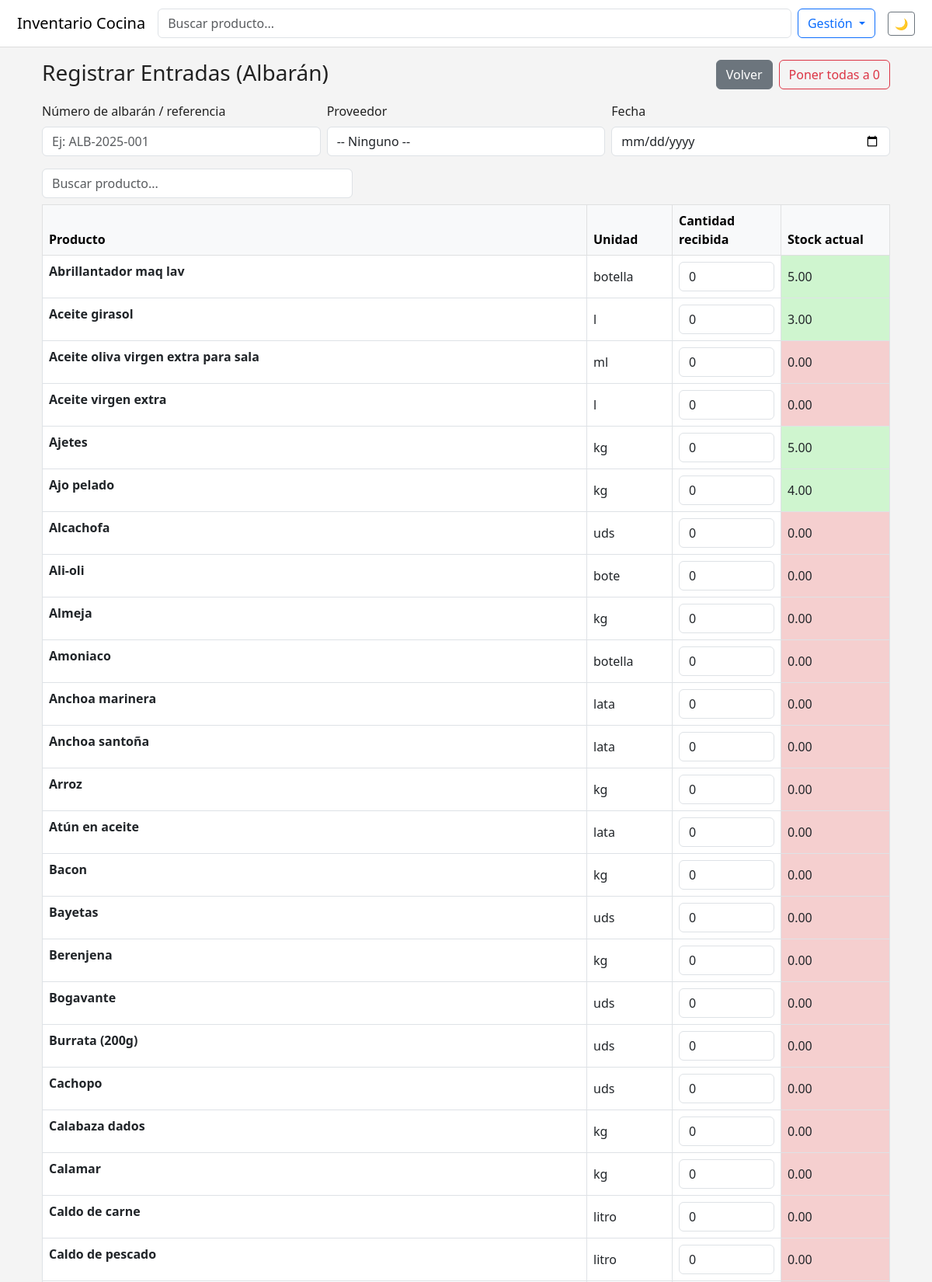
The app's page /movimientos/entradas (upper part) with its own data.
### app/models.py (models this page shows)
class Product(db.Model):
    id = db.Column(db.Integer, primary_key=True)
    nombre = db.Column(db.String(150), nullable=False)
    unidad = db.Column(db.String(30), nullable=False)
    cantidad = db.Column(db.Float, default=0)
    categoria = db.Column(db.String(50), nullable=True)
    ubicacion = db.Column(db.String(100), nullable=True)
    movimientos = db.relationship(
        "Movimiento",
        back_populates="producto",
        lazy="dynamic",
        cascade="all, delete-orphan",
    )
    @property
    def stock_actual(self):
        entradas = (
            self.movimientos.filter_by(tipo="entrada")
            .with_entities(db.func.sum(Movimiento.cantidad))
            .scalar()
            or 0
        )
        salidas = (
            self.movimientos.filter_by(tipo="salida")
            .with_entities(db.func.sum(Movimiento.cantidad))
            .scalar()
            or 0
        )
        return float(entradas) - float(salidas)

### app/movimientos/routes.py (the view, shortened to what this page needs)
@movimientos_bp.route("/entradas", methods=["GET", "POST"])
def registrar_entradas():
    productos = Product.query.order_by(Product.nombre).all()
    proveedores = Proveedor.query.order_by(Proveedor.nombre).all()
    return render_template(
        "movimientos/entradas.html", productos=productos, proveedores=proveedores
    )

### app/templates/movimientos/entradas.html (shortened to what this page needs)
{% extends "base.html" %}
{% block content %}
    <div class="container-fluid mt-3">
        <div class="d-flex flex-column flex-md-row justify-content-between align-items-start gap-2 mb-3">
            <h3 class="mb-0">Registrar Entradas (Albarán)</h3>
            <div class="d-flex gap-2">
                <a href="{{ url_for("productos.lista_productos") }}"
                   class="btn btn-secondary">Volver</a>
                <button type="button" id="resetAllBtn" class="btn btn-outline-danger">Poner todas a 0</button>
            </div>
        </div>
        <form method="post" id="formEntradas">
            <div class="row g-2 mb-3">
                <div class="col-12 col-md-4">
                    <label class="form-label">Número de albarán / referencia</label>
                    <input type="text"
                           name="referencia"
                           class="form-control"
                           placeholder="Ej: ALB-2025-001">
                </div>
                <div class="col-12 col-md-4">
                    <label class="form-label">Proveedor</label>
                    <select name="proveedor_id" class="form-control">
                        <option value="">-- Ninguno --</option>
                    </select>
                </div>
                <div class="col-12 col-md-4">
                    <label class="form-label">Fecha</label>
                    <input type="date" name="fecha" class="form-control">
                </div>
            </div>
            <div class="table-responsive" style="max-height:65vh; overflow:auto;">
                <table class="table table-bordered table-hover" id="tablaEntradas">
                    <thead class="table-light position-sticky" style="top:0; z-index:2;">
                        <tr>
                            <th style="min-width: 260px">Producto</th>
                            <th class="d-none d-md-table-cell" style="width:110px">Unidad</th>
                            <th style="width:140px">Cantidad recibida</th>
                            <th class="d-none d-md-table-cell" style="width:140px">Stock actual</th>
                        </tr>
                    </thead>
                    <tbody>
                        {% for p in productos %}
                            <tr data-product-id="{{ p.id }}" data-product-name="{{ p.nombre|e }}">
                                <td>
                                    <strong class="d-block d-md-inline">{{ p.nombre }}</strong>
                                </td>
                                <td class="d-none d-md-table-cell align-middle">{{ p.unidad or '' }}</td>
                                <td>
                                    <input type="number"
                                           name="qty[]"
                                           step="1"
                                           min="0"
                                           value="0"
                                           class="form-control qty-input"
                                           style="max-width:140px">
                                </td>
                                <td class="d-none d-md-table-cell align-middle celda-stock" data-product-stock-actual={{ p.stock_actual }}>
                                    {{ "%.2f"|format(p.stock_actual) }}
                                </td>
                            </tr>
                        {% endfor %}
                    </tbody>
                </table>
            </div>
        </form>
    </div>
{% endblock content %}

### app/templates/base.html (style rules this page uses)
:root { --c-bg: #f4f4f4; --c-text: #222; --c-card: #ffffff; --c-border: #dddddd; --c-primary: #0d6efd; --muted: #6c757d; --c-text-filter: none; }
body { background-color: var(--c-bg); color: var(--c-text); }

### records on screen
Product: nombre "Abrillantador maq lav", unidad "botella", stock_actual "5.00"
Product: nombre "Aceite girasol", unidad "l", stock_actual "3.00"
Product: nombre "Aceite oliva virgen extra para sala", unidad "ml", stock_actual "0.00"
Product: nombre "Aceite virgen extra", unidad "l", stock_actual "0.00"
Product: nombre "Ajetes", unidad "kg", stock_actual "5.00"
Product: nombre "Ajo pelado", unidad "kg", stock_actual "4.00"
Product: nombre "Alcachofa", unidad "uds", stock_actual "0.00"
Product: nombre "Ali-oli", unidad "bote", stock_actual "0.00"
Product: nombre "Almeja", unidad "kg", stock_actual "0.00"
Product: nombre "Amoniaco", unidad "botella", stock_actual "0.00"
Product: nombre "Anchoa marinera", unidad "lata", stock_actual "0.00"
Product: nombre "Anchoa santoña", unidad "lata", stock_actual "0.00"
Product: nombre "Arroz", unidad "kg", stock_actual "0.00"
Product: nombre "Atún en aceite", unidad "lata", stock_actual "0.00"
Product: nombre "Bacon", unidad "kg", stock_actual "0.00"
Product: nombre "Bayetas", unidad "uds", stock_actual "0.00"
Product: nombre "Berenjena", unidad "kg", stock_actual "0.00"
Product: nombre "Bogavante", unidad "uds", stock_actual "0.00"
Product: nombre "Burrata (200g)", unidad "uds", stock_actual "0.00"
Product: nombre "Cachopo", unidad "uds", stock_actual "0.00"
Product: nombre "Calabaza dados", unidad "kg", stock_actual "0.00"
Product: nombre "Calamar", unidad "kg", stock_actual "0.00"
Product: nombre "Caldo de carne", unidad "litro", stock_actual "0.00"
Product: nombre "Caldo de pescado", unidad "litro", stock_actual "0.00"
